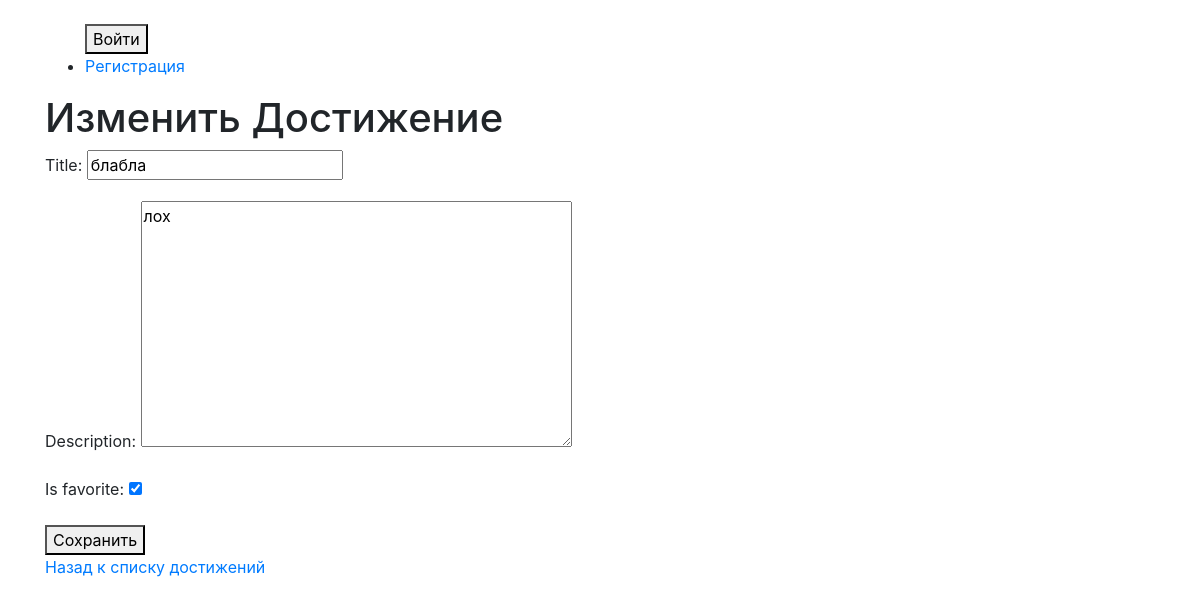
/achievement/7/edit/, run on an earlier commit of the app's database.
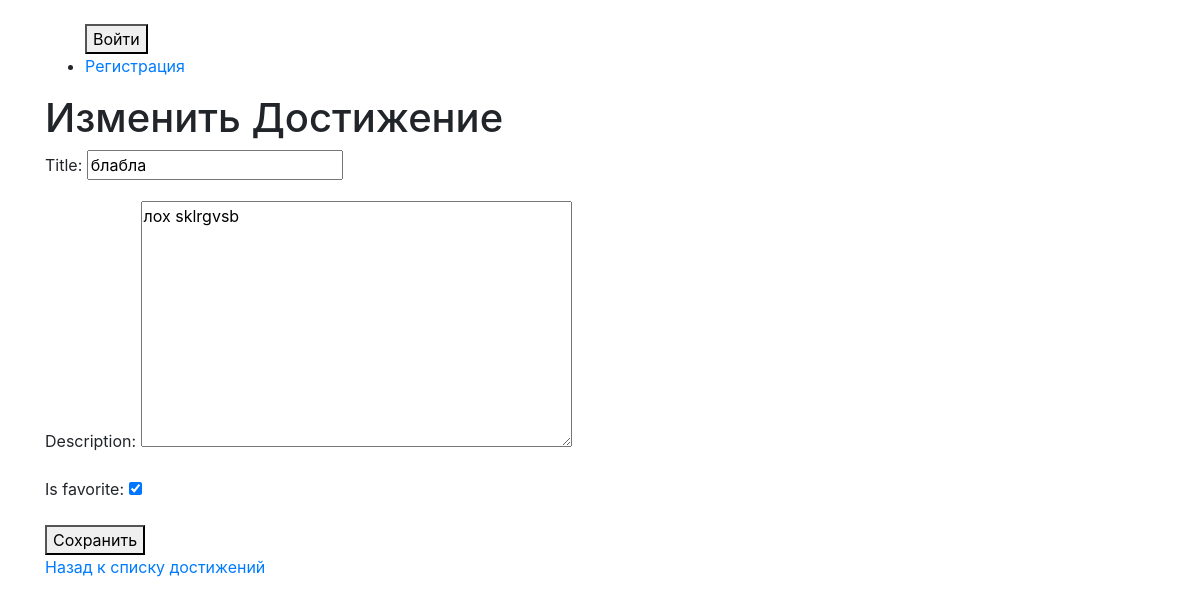
And on a later commit of the database.
### app/models.py (models this page shows, shortened)
class Advantage(models.Model):
    objects = None
    id = models.AutoField(primary_key=True)  # Явно добавляем поле id
    title = models.CharField(max_length=200)
    created_at = models.DateTimeField(auto_now_add=True)  # Дата создания
    is_favorite = models.BooleanField(default=False)  # Поле для "избранного"
    description = models.TextField()
    likes_count = models.IntegerField(default=0)  # Количество лайков
    dislikes_count = models.IntegerField(default=0)

### app/views.py (the view)
# urls.py: path('achievement/<int:achievement_id>/edit/', achievement_update, name='achievement_update'),
def achievement_update(request, achievement_id):
    achievement = get_object_or_404(Advantage, id=achievement_id)
    if request.method == 'POST':
        form = AchievementForm(request.POST, instance=achievement)
        if form.is_valid():
            form.save()
            return redirect('achievement', achievement_id=achievement.id)  # Замените на ваше URL для деталей достижения
    else:
        form = AchievementForm(instance=achievement)
    return render(request, 'achievement_form.html', {'form': form})

### app/forms.py
class AchievementForm(forms.ModelForm):
    class Meta:
        model = Advantage
        fields = ['title', 'description', 'is_favorite']

### app/templates/achievement_form.html (shortened to what this page needs)
{% extends 'app/base.html' %}
{% block content %}
    <h1>{% if form.instance.pk %}Изменить{% else %}Добавить{% endif %} Достижение</h1>
    <form method="post">
        {{ form.as_p }}
        <button type="submit">Сохранить</button>
    </form>
    <a href="{% url 'achievements' %}">Назад к списку достижений</a>
{% endblock %}

What changed in the data, as far as the page shows it:
changed Advantage "блабла": description "лох" → "лох sklrgvsb"
